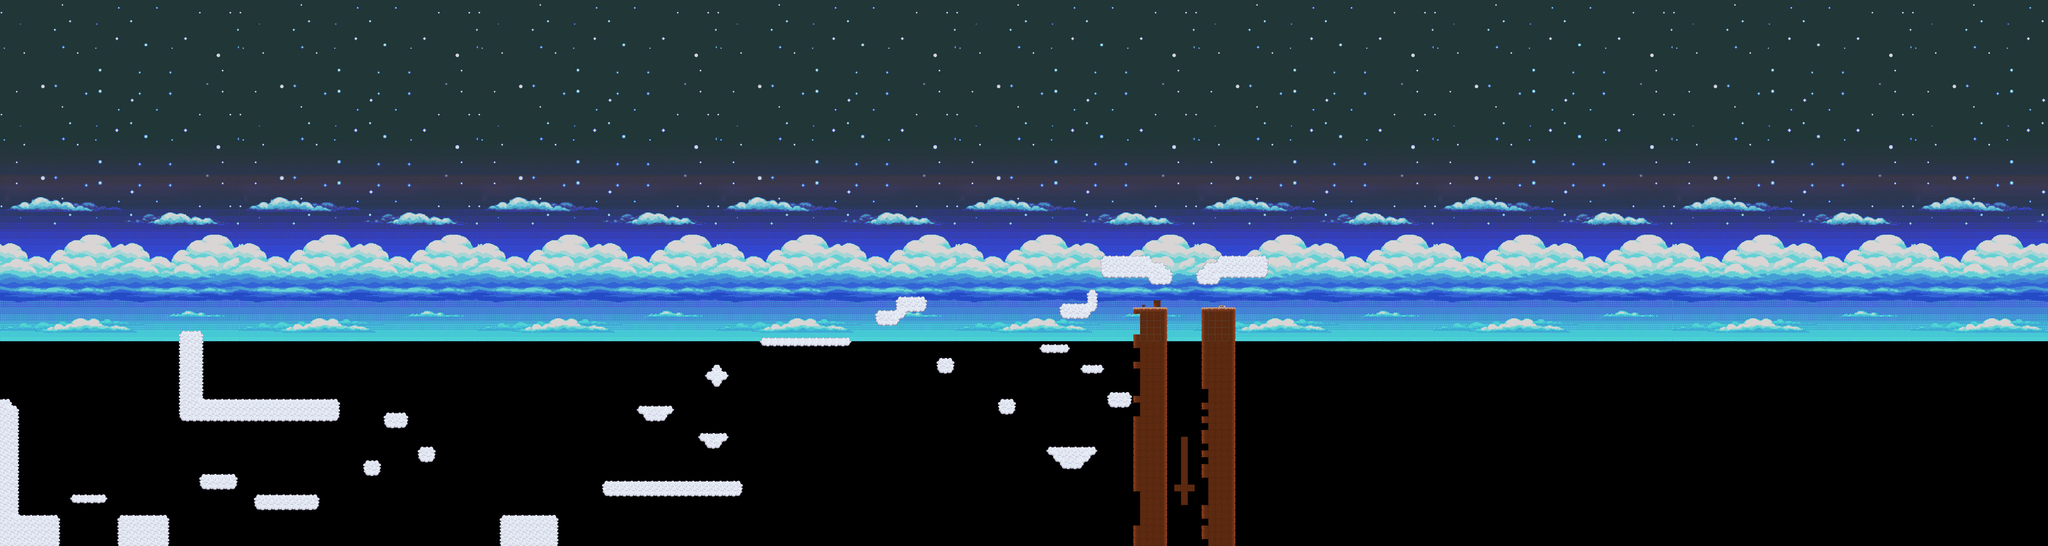

The image is a tile-based game level rendered from a .tmx file. Its description and source (layers, tilesets, objects; grid data summarised) follow:
An orthogonal 300x80 tile map with 32x32 px tiles, 4 tile layers (Parallax2, Parallax1, Main2, Main), 2 tilesets and 43 objects.

<map version="1.0" orientation="orthogonal" renderorder="right-down" width="300" height="80" tilewidth="32" tileheight="32" nextobjectid="103">
 <tileset firstgid="1" name="Heaven" tilewidth="32" tileheight="32" spacing="2" margin="2" tilecount="100" columns="10">
  <image source="tileset.png" width="340" height="356" />
  <terraintypes>
   <terrain name="Clouds" tile="-1" />
   <terrain name="Soil" tile="-1" />
   <terrain name="Void" tile="-1" />
   <terrain name="Skull" tile="-1" />
   <terrain name="BackSoil" tile="-1" />
  </terraintypes>
  <tile id="2" terrain="2,2,2,0" />
  <tile id="3" terrain="2,2,0,0" />
  <tile id="4" terrain="2,2,0,2" />
  <tile id="5" terrain="0,0,0,2" />
  <tile id="6" terrain="0,0,2,2" />
  <tile id="7" terrain="0,0,2,0" />
  <tile id="12" terrain="2,0,2,0" />
  <tile id="13" terrain="0,0,0,0" />
  <tile id="14" terrain="0,2,0,2" />
  <tile id="15" terrain="0,2,0,2" />
  <tile id="16" terrain="2,2,2,2" />
  <tile id="17" terrain="2,0,2,0" />
  <tile id="22" terrain="2,0,2,2" />
  <tile id="23" terrain="0,0,2,2" />
  <tile id="24" terrain="0,2,2,2" />
  <tile id="25" terrain="0,2,0,0" />
  <tile id="26" terrain="2,2,0,0" />
  <tile id="27" terrain="2,0,0,0" />
  <tile id="28" terrain="2,2,2,2" />
  <tile id="32" terrain="2,2,2,1" />
  <tile id="33" terrain="2,2,1,1" />
  <tile id="34" terrain="2,2,1,2" />
  <tile id="35" terrain="1,1,1,2" />
  <tile id="36" terrain="1,1,2,2" />
  <tile id="37" terrain="1,1,2,1" />
  <tile id="40" terrain="3,3,3,3" />
  <tile id="41" terrain="3,3,3,3" />
  <tile id="42" terrain="2,1,2,1" />
  <tile id="43" terrain="1,1,1,1" />
  <tile id="44" terrain="1,2,1,2" />
  <tile id="45" terrain="1,2,1,2" />
  <tile id="47" terrain="2,1,2,1" />
  <tile id="52" terrain="2,1,2,2" />
  <tile id="53" terrain="1,1,2,2" />
  <tile id="54" terrain="1,2,2,2" />
  <tile id="55" terrain="1,2,1,1" />
  <tile id="56" terrain="2,2,1,1" />
  <tile id="57" terrain="2,1,1,1" />
  <tile id="72" terrain="2,2,2,4" />
  <tile id="73" terrain="2,2,4,4" />
  <tile id="74" terrain="2,2,4,2" />
  <tile id="75" terrain="4,4,4,2" />
  <tile id="76" terrain="4,4,2,2" />
  <tile id="77" terrain="4,4,2,4" />
  <tile id="82" terrain="2,4,2,4" />
  <tile id="83" terrain="4,4,4,4" />
  <tile id="84" terrain="4,2,4,2" />
  <tile id="85" terrain="4,2,4,2" />
  <tile id="87" terrain="2,4,2,4" />
  <tile id="92" terrain="2,4,2,2" />
  <tile id="93" terrain="4,4,2,2" />
  <tile id="94" terrain="4,2,2,2" />
  <tile id="95" terrain="4,2,4,4" />
  <tile id="96" terrain="2,2,4,4" />
  <tile id="97" terrain="2,4,4,4" />
 </tileset>
 <tileset firstgid="101" name="Parallax" tilewidth="1140" tileheight="1000" tilecount="9" columns="3">
  <image source="Parallax.png" width="3420" height="3000" />
 </tileset>
 <layer name="Parallax2" width="300" height="80">
  <properties>
   <property name="Speed" type="int" value="1" />
  </properties>
  <data>[24000 cells, 18 non-empty, 2 distinct tile ids]</data>
 </layer>
 <layer name="Parallax1" width="300" height="80">
  <properties>
   <property name="Speed" type="int" value="4" />
  </properties>
  <data>[24000 cells, 9 non-empty, 1 distinct tile ids]</data>
 </layer>
 <layer name="Main2" width="300" height="80">
  <data>[24000 cells, 165 non-empty, 14 distinct tile ids]</data>
 </layer>
 <layer name="Main" width="300" height="80">
  <data>[24000 cells, 2080 non-empty, 27 distinct tile ids]</data>
 </layer>
 <objectgroup color="#00ff00" name="Win">
  <object id="60" x="5469.67" y="2492" width="162" height="68" />
 </objectgroup>
 <objectgroup color="#ff5500" name="Death">
  <object id="16" x="280" y="2527" width="274" height="32" />
  <object id="18" x="793" y="2529" width="1549" height="28" />
  <object id="58" x="2621" y="2524" width="2690" height="34" />
  <object id="59" x="5796" y="2524" width="2044" height="36" />
 </objectgroup>
 <objectgroup color="#2a86ff" name="Ground">
  <object id="8" x="2" y="1907" width="79" height="655" />
  <object id="9" x="87" y="2424" width="184" height="139" />
  <object id="10" x="342" y="2326" width="146" height="24" />
  <object id="11" x="559" y="2421" width="227" height="137" />
  <object id="12" x="945" y="2230" width="157" height="53" />
  <object id="14" x="1202" y="2326" width="283" height="53" />
  <object id="21" x="1" y="1878" width="48" height="42" />
  <object id="23" x="850" y="1559" width="97" height="405" />
  <object id="24" x="952" y="1881" width="632" height="83" />
  <object id="26" x="1710" y="2166" width="67" height="55" />
  <object id="27" x="1808" y="1942" width="95" height="55" />
  <object id="28" x="1965" y="2101" width="69" height="57" />
  <object id="29" x="2349" y="2424" width="260" height="134" />
  <object id="30" x="2832" y="2263" width="642" height="57" />
  <object id="31" x="2995" y="1909" width="153" height="27" />
  <object id="34" x="3284" y="2037" width="119" height="28" />
  <object id="37" x="3316" y="1744" width="24" height="34" />
  <object id="38" x="3344" y="1714" width="32" height="92" />
  <object id="39" x="3569" y="1589" width="413" height="26" />
  <object id="50" x="4110" y="1463" width="98" height="54" />
  <object id="51" x="4205" y="1398" width="133" height="61" />
  <object id="62" x="5318" y="1450" width="146" height="1110" />
  <object id="63" x="5638" y="1450" width="148" height="1110" />
  <object id="65" x="5162" y="1206" width="230" height="92" />
  <object id="72" x="5617" y="1268" width="87" height="60" />
  <object id="76" x="5396" y="1268" width="90" height="64" />
  <object id="77" x="5397" y="1228" width="64" height="34" />
  <object id="78" x="5640" y="1236" width="62" height="26" />
  <object id="79" x="5708" y="1210" width="232" height="86" />
  <object id="83" x="4398" y="1690" width="62" height="46" />
  <object id="85" x="4684" y="1880" width="68" height="50" />
  <object id="89" x="4918" y="2102" width="212" height="42" />
  <object id="92" x="5200" y="1844" width="94" height="56" />
  <object id="95" x="5076" y="1718" width="86" height="24" />
  <object id="96" x="4876" y="1622" width="130" height="24" />
  <object id="97" x="4974" y="1430" width="123" height="56" />
  <object id="100" x="5102" y="1367" width="35" height="81" />
  <object id="102" x="3381" y="1744" width="24" height="34" />
 </objectgroup>
</map>